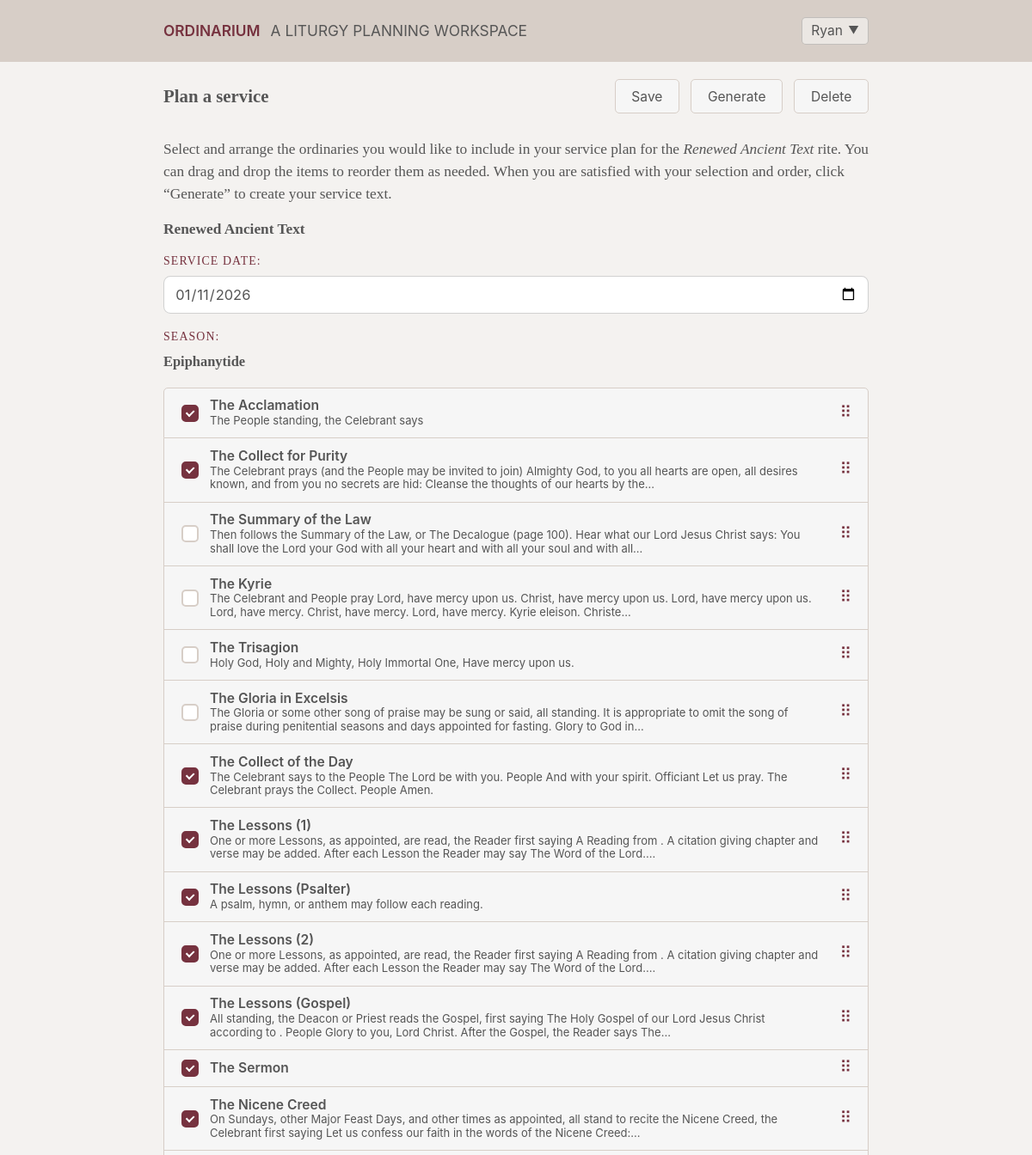
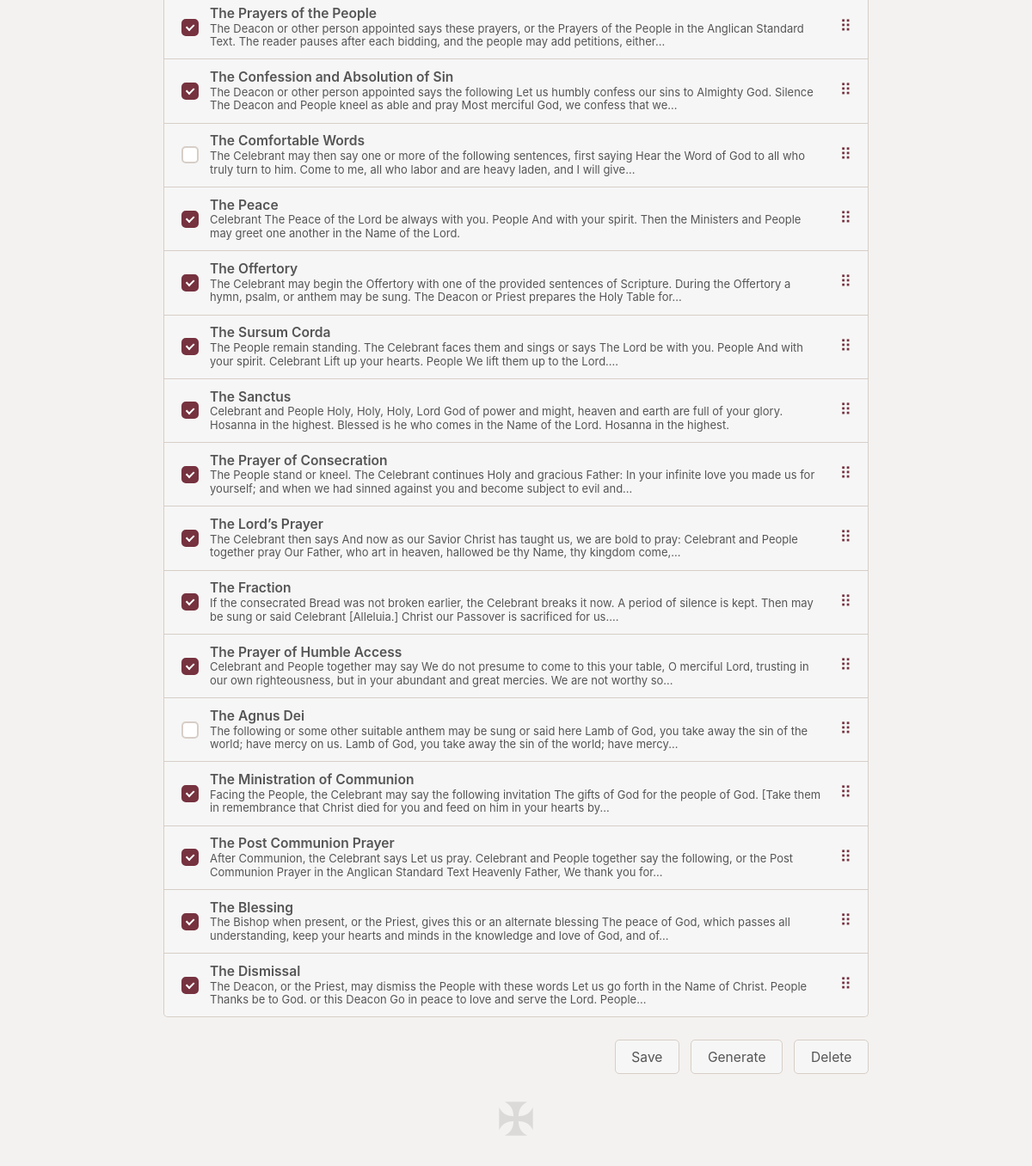
Page /service/3 (signed in) on the committed database (2 pictures, top to bottom).
### tables this page shows
CREATE TABLE "texts" ("id" INTEGER PRIMARY KEY, "data" JSON, type TEXT
generated always as (json_extract(data, '$.type')) virtual, filter_type TEXT
generated always as (json_extract(data, '$.filter.type')) virtual, filter_content TEXT
generated always as (json_extract(data, '$.filter.content')) virtual, text TEXT
generated always as (json_extract(data, '$.text')) virtual, title TEXT
generated always as (json_extract(data, '$.title')) virtual, default_order INTEGER
generated always as (json_extract(data, '$.default_order')) virtual, detailed_title text
generated always as (json_extract(data, '$.detailed_title')) virtual);

### ordinarium/routes.py (the view)
@bp.route("/service/<int:service_id>")
@login_required
def service(service_id, rite="Renewed Ancient Text"):
    db = get_db()
    existing_owner = db.execute(
        "select user_id from services where id=? limit 1", (service_id,)
    ).fetchone()
    if existing_owner and existing_owner["user_id"] != g.user["id"]:
        return (
            render_template("page.html", title="Error", content="Service not found."),
            404,
        )
    context = build_plan_context(service_id, rite)
    return render_template("service.html", **context)

### ordinarium/db.py (called while the page is built)
def get_db():
    if "db" not in g:
        g.db = sqlite3.connect(
            current_app.config["DATABASE"],
            detect_types=sqlite3.PARSE_DECLTYPES,
        )
        g.db.row_factory = sqlite3.Row
    return g.db

### ordinarium/liturgical_calendar.py (called while the page is built, shortened)
def resolve_observance_options(service_date):
    if not service_date:
        return []
    matches = _matching_holidays(service_date)
    if not matches:
        return []

def _matching_holidays(service_date):
    holidays = _load_holidays()
    if not holidays:
        return []

### ordinarium/routes.py (called while the page is built)
def get_user_by_id(user_id):
    if not user_id:
        return None
    db = get_db()
    user = db.execute(
        "select id, first_name, last_name, email, data from users where id=? limit 1",
        (user_id,),
    ).fetchone()
    return user

@bp.before_app_request
def load_logged_in_user():
    user_id = session.get("user_id")
    g.user = get_user_by_id(user_id) if user_id else None

@bp.app_context_processor
def inject_user():
    return {"user": g.user}

def login_required(view):
    @wraps(view)
    def wrapped(**kwargs):
        if g.user is None:
            return redirect(url_for("main.login", next=request.path))
        return view(**kwargs)
    return wrapped

### ordinarium/templates/service.html (shortened to what this page needs)
{% extends 'base.html' %}
{% block content %}
<div id="page">
	<div class="plan-header">
		<h2>Plan a service</h2>
		<div class="plan-header-actions">
			<button class="plan-submit" type="submit" form="plan-meta-form">Save</button>
			<button class="plan-submit" type="submit" form="plan-meta-form" name="action" value="generate">Generate</button>
			{% if can_delete %}
			<form action="{{ url_for('main.service_delete', service_id=service_id) }}" method="post" onsubmit="return confirm('Delete this service? This cannot be undone.')">
				<button class="plan-submit" type="submit">Delete</button>
			</form>
			{% endif %}
		</div>
	</div>
	<p>Select and arrange the ordinaries you would like to include in your service plan for the <em>{{ rite }}</em> rite. You can drag and drop the items to reorder them as needed. When you are satisfied with your selection and order, click “Generate” to create your service text.</p>
	<strong>{{ rite }}</strong>
	<form class="plan-actions" id="plan-meta-form" action="{{ url_for('main.persist_service') }}" method="post">
		<p><label class="plan-field">
			<span>Service date:</span>
			<input type="date" name="service_date" id="plan-service-date" value="{{ service.service_date or '' }}" required>
		</label></p>
		<div class="plan-inline-fields">
			<p id="plan-season-row"{% if not service.service_date %} style="display: none;"{% endif %}>
				<label class="plan-field">
					<span>Season:</span>
					<strong class="plan-field-value" id="plan-season-display">{{ service.season or 'Auto-detect' }}</strong>
				</label>
			</p>
		</div>
	</form>
	<ul class="plan-list">
	{% for ordinary in ordinaries %}
		<li class="plan-row" draggable="true">
			<div class="plan-row-main">
				<label class="plan-item">
					<input type="checkbox" name="ordinaries" value="{{ ordinary.id }}" data-default-order="{{ ordinary.default_order }}" {% if not ordinary.disabled %}checked{% endif %}>
					<span class="plan-title">{% if ordinary.detailed_title %}{{ ordinary.detailed_title }}{% else %}{{ ordinary.title }}{% endif %}</span>
					{% if ordinary.text %}<small>{{ ordinary.text | markdown_template | striptags | clean | truncate(200) }}</small>{% endif %}
				</label>
				<span class="plan-handle" aria-hidden="true">⠿</span>
			</div>
		</li>
	{% endfor %}
	</ul>
	<div class="plan-footer-actions">
		<button class="plan-submit" type="submit" form="plan-meta-form">Save</button>
		<button class="plan-submit" type="submit" form="plan-meta-form" name="action" value="generate">Generate</button>
		{% if can_delete %}
		<form action="{{ url_for('main.service_delete', service_id=service_id) }}" method="post" onsubmit="return confirm('Delete this service? This cannot be undone.')">
			<button class="plan-submit" type="submit">Delete</button>
		</form>
		{% endif %}
	</div>
</div>
{% endblock %}

### ordinarium/templates/base.html (shortened to what this page needs)
<!doctype html>
<html lang="en">
	<head>
		<link rel="stylesheet" href="{{ url_for('static', filename='styles/style.css') }}">
	</head>
	<body>
		<div id="inner-body">
			{% include '_header.html' %}
			<main>
				{% block content %}{% endblock %}
			</main>
			{% include '_footer.html' %}
		</div>
	</body>
</html>

### ordinarium/templates/_header.html (shortened to what this page needs)
<header>
	<div class="inner">
		<h1><a href="{{ url_for('main.index') }}">Ordinarium</a></h1>
		<h2>A liturgy planning workspace</h2>
		{% if user %}
		<div class="user-menu">
			<button class="user-toggle" type="button">
				<span class="user-name">{{ user.first_name }}</span>
				<span class="user-caret">▼</span>
			</button>
		</div>
		{% else %}
		<a class="account-link" href="{{ url_for('main.login') }}">Account</a>
		{% endif %}
	</div>
</header>

### ordinarium/templates/_footer.html
<footer>
    <a href="{{ url_for('main.page', slug='about') }}"><img src="{{ url_for('static', filename='images/coda.png') }}" class="coda"></a>
</footer>

### ordinarium/static/styles/style.css (style rules this page uses)
:root { --header-font-family: -apple-system, BlinkMacSystemFont, 'Helvetica Neue', Helvetica, Arial, sans-serif; --body-font-family: apple-system-ui-serif, ui-serif, Georgia, serif; --body-background-color: #f4f2f0; --body-color: #565656; --rubric-color: #76323f; --header-background-color: #d7cec7; --line-color: #d7cec7; --body-font-size: 13pt; }
html { margin: 0; padding: 0; }
body { background-color: var(--header-background-color); color: var(--body-color); font-size: var(--body-font-size); margin: 0; padding: 0; font-family: var(--body-font-family); }
div#inner-body { background-color: var(--body-background-color); margin: 0; padding: 0; min-height: 100vh; }
main { max-width: 820px; margin: 0 auto; padding: 80px 20px 20px 20px; }
input[type="text"], input[type="date"], select { background: #f6f6f6; border: 1px solid var(--line-color); border-radius: 5px; color: #555 !important; font-family: var(--header-font-family); font-size: 0.9em; padding: 0.3em; }
button, input[type="submit"], .button, .button:visited { background: #f6f6f6; border: 1px solid var(--line-color); border-radius: 5px; color: #555 !important; cursor: pointer; font-family: var(--header-font-family); font-size: 0.9em; padding: 0.6em 1.2em; }

### rows in the picture
texts: title "The Acclamation", text|clean "The People standing, the Celebrant says"
texts: title "The Collect for Purity", text|clean "The Celebrant prays (and the People may be invited to join) Almighty God, to you all hearts are open, all desires known, and from you no secrets are hid: Cleanse the thoughts of our hearts by the..."
texts: title "The Summary of the Law", text|clean "Then follows the Summary of the Law, or The Decalogue (page 100). Hear what our Lord Jesus Christ says: You shall love the Lord your God with all your heart and with all your soul and with all..."
texts: title "The Kyrie", text|clean "The Celebrant and People pray Lord, have mercy upon us. Christ, have mercy upon us. Lord, have mercy upon us. Lord, have mercy. Christ, have mercy. Lord, have mercy. Kyrie eleison. Christe..."
texts: title "The Trisagion", text|clean "Holy God, Holy and Mighty, Holy Immortal One, Have mercy upon us."
texts: title "The Gloria in Excelsis", text|clean "The Gloria or some other song of praise may be sung or said, all standing. It is appropriate to omit the song of praise during penitential seasons and days appointed for fasting. Glory to God in..."
texts: title "The Collect of the Day", text|clean "The Celebrant says to the People The Lord be with you. People And with your spirit. Officiant Let us pray. The Celebrant prays the Collect. People Amen."
texts: detailed_title "The Lessons (1)", text|clean "One or more Lessons, as appointed, are read, the Reader first saying A Reading from . A citation giving chapter and verse may be added. After each Lesson the Reader may say The Word of the Lord...."
texts: detailed_title "The Lessons (Psalter)", text|clean "A psalm, hymn, or anthem may follow each reading."
texts: detailed_title "The Lessons (2)", text|clean "One or more Lessons, as appointed, are read, the Reader first saying A Reading from . A citation giving chapter and verse may be added. After each Lesson the Reader may say The Word of the Lord...."
texts: detailed_title "The Lessons (Gospel)", text|clean "All standing, the Deacon or Priest reads the Gospel, first saying The Holy Gospel of our Lord Jesus Christ according to . People Glory to you, Lord Christ. After the Gospel, the Reader says The..."
texts: title "The Sermon"
texts: title "The Nicene Creed", text|clean "On Sundays, other Major Feast Days, and other times as appointed, all stand to recite the Nicene Creed, the Celebrant first saying Let us confess our faith in the words of the Nicene Creed:..."
texts: title "The Prayers of the People", text|clean "The Deacon or other person appointed says these prayers, or the Prayers of the People in the Anglican Standard Text. The reader pauses after each bidding, and the people may add petitions, either..."
texts: title "The Confession and Absolution of Sin", text|clean "The Deacon or other person appointed says the following Let us humbly confess our sins to Almighty God. Silence The Deacon and People kneel as able and pray Most merciful God, we confess that we..."
texts: title "The Comfortable Words", text|clean "The Celebrant may then say one or more of the following sentences, first saying Hear the Word of God to all who truly turn to him. Come to me, all who labor and are heavy laden, and I will give..."
texts: title "The Peace", text|clean "Celebrant The Peace of the Lord be always with you. People And with your spirit. Then the Ministers and People may greet one another in the Name of the Lord."
texts: title "The Offertory", text|clean "The Celebrant may begin the Offertory with one of the provided sentences of Scripture. During the Offertory a hymn, psalm, or anthem may be sung. The Deacon or Priest prepares the Holy Table for..."
texts: title "The Sursum Corda", text|clean "The People remain standing. The Celebrant faces them and sings or says The Lord be with you. People And with your spirit. Celebrant Lift up your hearts. People We lift them up to the Lord...."
texts: title "The Sanctus", text|clean "Celebrant and People Holy, Holy, Holy, Lord God of power and might, heaven and earth are full of your glory. Hosanna in the highest. Blessed is he who comes in the Name of the Lord. Hosanna in the highest."
texts: title "The Prayer of Consecration", text|clean "The People stand or kneel. The Celebrant continues Holy and gracious Father: In your infinite love you made us for yourself; and when we had sinned against you and become subject to evil and..."
texts: title "The Lord’s Prayer", text|clean "The Celebrant then says And now as our Savior Christ has taught us, we are bold to pray: Celebrant and People together pray Our Father, who art in heaven, hallowed be thy Name, thy kingdom come,..."
texts: title "The Fraction", text|clean "If the consecrated Bread was not broken earlier, the Celebrant breaks it now. A period of silence is kept. Then may be sung or said Celebrant [Alleluia.] Christ our Passover is sacrificed for us...."
texts: title "The Prayer of Humble Access", text|clean "Celebrant and People together may say We do not presume to come to this your table, O merciful Lord, trusting in our own righteousness, but in your abundant and great mercies. We are not worthy so..."
texts: title "The Agnus Dei", text|clean "The following or some other suitable anthem may be sung or said here Lamb of God, you take away the sin of the world; have mercy on us. Lamb of God, you take away the sin of the world; have mercy..."
texts: title "The Ministration of Communion", text|clean "Facing the People, the Celebrant may say the following invitation The gifts of God for the people of God. [Take them in remembrance that Christ died for you and feed on him in your hearts by..."
texts: title "The Post Communion Prayer", text|clean "After Communion, the Celebrant says Let us pray. Celebrant and People together say the following, or the Post Communion Prayer in the Anglican Standard Text Heavenly Father, We thank you for..."
texts: title "The Blessing", text|clean "The Bishop when present, or the Priest, gives this or an alternate blessing The peace of God, which passes all understanding, keep your hearts and minds in the knowledge and love of God, and of..."
texts: title "The Dismissal", text|clean "The Deacon, or the Priest, may dismiss the People with these words Let us go forth in the Name of Christ. People Thanks be to God. or this Deacon Go in peace to love and serve the Lord. People..."

### other values in the picture
{{ user.first_name }} "Ryan"
{{ rite }} "Renewed Ancient Text"
{{ service.season or 'Auto-detect' }} "Epiphanytide"
